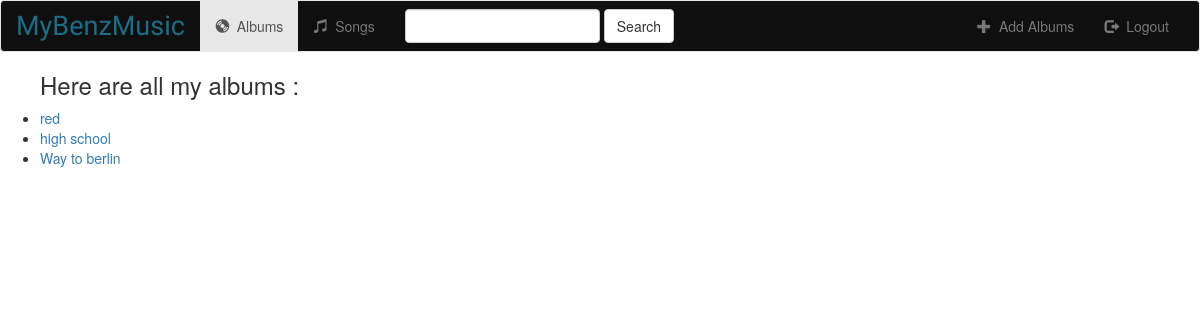
/music/, run on an earlier commit of the app's database.
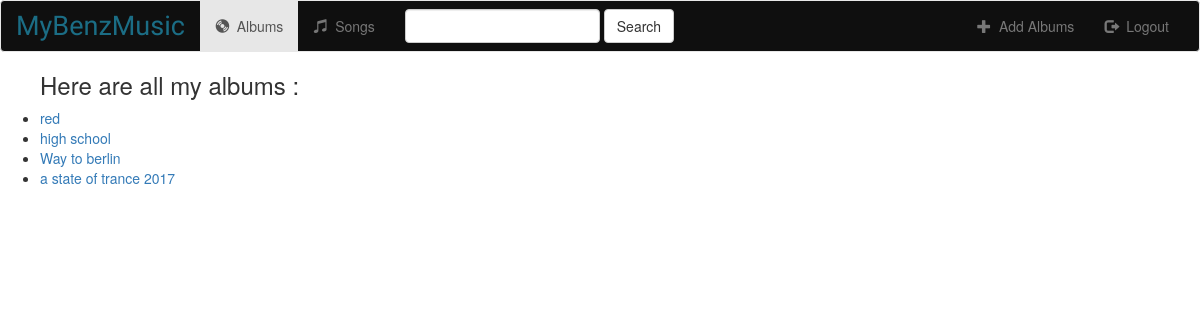
And on a later commit of the database.
### music/models.py (models this page shows, shortened)
class Album(models.Model): #Album herits from the class Model
    artist = models.CharField(max_length=250)
    album_title=models.CharField(max_length=500)
    genre = models.CharField(max_length=200)
    album_logo=models.CharField(max_length=1000) #it will contains the link of the logo image

### music/views.py (the view)
def index(request):
    all_Albums = Album.objects.all()
    context = {'all_albums' : all_Albums}
    return render(request,'music/index.html',context)

### music/templates/music/index.html
{% extends 'music/base.html' %}
{% block body %}
<ul>
<h3>Here are all my albums : </h3>
    {% for album in all_albums %}
    <li><a href="{% url 'music:detail' album.id %}">{{ album.album_title }}</a> </li>
    {% endfor %}
</ul>
{% endblock %}

What changed in the data, as far as the page shows it:
added Album: album_title "a state of trance 2017"
